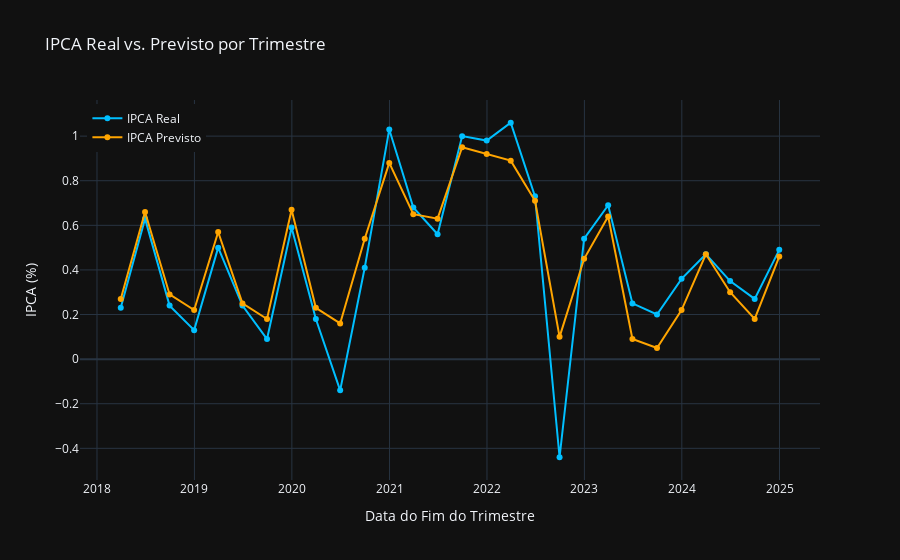
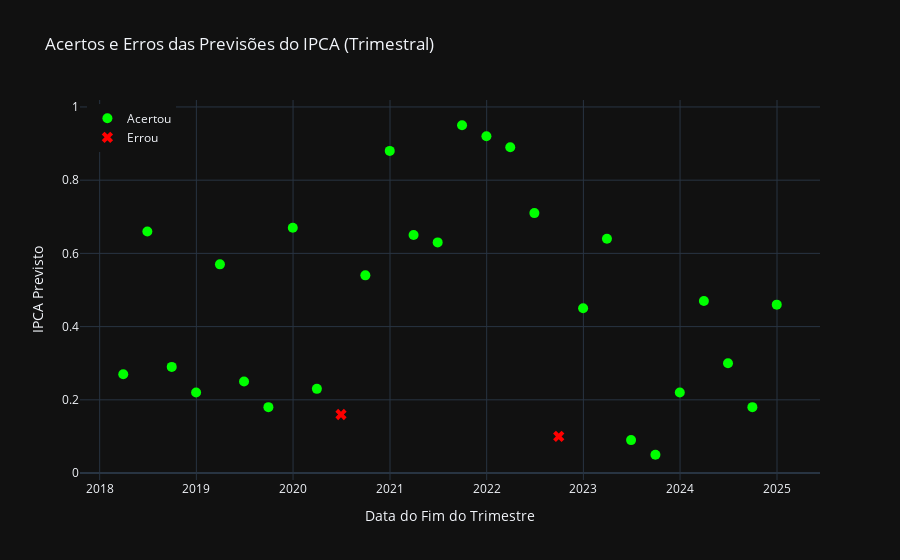

The notebook cell these images were saved under, in order:
### Code cell
fig = go.Figure()

fig.add_trace(go.Scatter(
    x=df_previsao_ipca_full['data_fim_trimestre'],
    y=df_previsao_ipca_full['ipca_real'],
    mode='lines+markers',
    name='IPCA Real',
    line=dict(color='deepskyblue')
))

fig.add_trace(go.Scatter(
    x=df_previsao_ipca_full['data_fim_trimestre'],
    y=df_previsao_ipca_full['ipca_previsto'],
    mode='lines+markers',
    name='IPCA Previsto',
    line=dict(color='orange')
))

fig.update_layout(
    title='IPCA Real vs. Previsto por Trimestre',
    xaxis_title='Data do Fim do Trimestre',
    yaxis_title='IPCA (%)',
    template='plotly_dark',
    legend=dict(x=0.01, y=0.99)
)

fig.show()

# Gráfico interativo de acertos e erros das previsões do IPCA

fig = go.Figure()

# Adiciona pontos de acerto
acertos = df_previsao_ipca_full[df_previsao_ipca_full['acerto'] == 'acertou']
fig.add_trace(go.Scatter(
    x=acertos['data_fim_trimestre'],
    y=acertos['ipca_previsto'],
    mode='markers',
    name='Acertou',
    marker=dict(color='lime', size=10, symbol='circle'),
    hovertemplate='Data: %{x}<br>Previsto: %{y}<br>Acerto'
))

# Adiciona pontos de erro
erros = df_previsao_ipca_full[df_previsao_ipca_full['acerto'] == 'errou']
fig.add_trace(go.Scatter(
    x=erros['data_fim_trimestre'],
    y=erros['ipca_previsto'],
    mode='markers',
    name='Errou',
    marker=dict(color='red', size=10, symbol='x'),
    hovertemplate='Data: %{x}<br>Previsto: %{y}<br>Erro'
))

fig.update_layout(
    title='Acertos e Erros das Previsões do IPCA (Trimestral)',
    xaxis_title='Data do Fim do Trimestre',
    yaxis_title='IPCA Previsto',
    template='plotly_dark',
    legend=dict(x=0.01, y=0.99)
)

fig.show()

print(f"Taxa de acerto: {taxa_acerto:.2%}")

### Figure 1 — Plotly figure (JSON) as saved in the notebook; plotly's stock layout.template omitted (floating-point values rounded to 4 significant figures)
{"data": [{"line": {"color": "deepskyblue"}, "mode": "lines+markers", "name": "IPCA Real", "type": "scatter", "x": ["2018-03-31T00:00:00.000000000", "2018-06-30T00:00:00.000000000", "2018-09-30T00:00:00.000000000", "2018-12-31T00:00:00.000000000", "2019-03-31T00:00:00.000000000", "2019-06-30T00:00:00.000000000", "2019-09-30T00:00:00.000000000", "2019-12-31T00:00:00.000000000", "2020-03-31T00:00:00.000000000", "2020-06-30T00:00:00.000000000", "2020-09-30T00:00:00.000000000", "2020-12-31T00:00:00.000000000", "2021-03-31T00:00:00.000000000", "2021-06-30T00:00:00.000000000", "2021-09-30T00:00:00.000000000", "2021-12-31T00:00:00.000000000", "2022-03-31T00:00:00.000000000", "2022-06-30T00:00:00.000000000", "2022-09-30T00:00:00.000000000", "2022-12-31T00:00:00.000000000", "2023-03-31T00:00:00.000000000", "2023-06-30T00:00:00.000000000", "2023-09-30T00:00:00.000000000", "2023-12-31T00:00:00.000000000", "2024-03-31T00:00:00.000000000", "2024-06-30T00:00:00.000000000", "2024-09-30T00:00:00.000000000", "2024-12-31T00:00:00.000000000"], "y": [0.23, 0.63, 0.24, 0.13, 0.5, 0.24, 0.09, 0.59, 0.18, -0.14, 0.41, 1.03, 0.68, 0.56, 1.0, 0.98, 1.06, 0.73, -0.44, 0.54, 0.69, 0.25, 0.2, 0.36, 0.47, 0.35, 0.27, 0.49]}, {"line": {"color": "orange"}, "mode": "lines+markers", "name": "IPCA Previsto", "type": "scatter", "x": ["2018-03-31T00:00:00.000000000", "2018-06-30T00:00:00.000000000", "2018-09-30T00:00:00.000000000", "2018-12-31T00:00:00.000000000", "2019-03-31T00:00:00.000000000", "2019-06-30T00:00:00.000000000", "2019-09-30T00:00:00.000000000", "2019-12-31T00:00:00.000000000", "2020-03-31T00:00:00.000000000", "2020-06-30T00:00:00.000000000", "2020-09-30T00:00:00.000000000", "2020-12-31T00:00:00.000000000", "2021-03-31T00:00:00.000000000", "2021-06-30T00:00:00.000000000", "2021-09-30T00:00:00.000000000", "2021-12-31T00:00:00.000000000", "2022-03-31T00:00:00.000000000", "2022-06-30T00:00:00.000000000", "2022-09-30T00:00:00.000000000", "2022-12-31T00:00:00.000000000", "2023-03-31T00:00:00.000000000", "2023-06-30T00:00:00.000000000", "2023-09-30T00:00:00.000000000", "2023-12-31T00:00:00.000000000", "2024-03-31T00:00:00.000000000", "2024-06-30T00:00:00.000000000", "2024-09-30T00:00:00.000000000", "2024-12-31T00:00:00.000000000"], "y": [0.27, 0.66, 0.29, 0.22, 0.57, 0.25, 0.18, 0.67, 0.23, 0.16, 0.54, 0.88, 0.65, 0.63, 0.95, 0.92, 0.89, 0.71, 0.1, 0.45, 0.64, 0.09, 0.05, 0.22, 0.47, 0.3, 0.18, 0.46]}], "layout": {"legend": {"x": 0.01, "y": 0.99}, "title": {"text": "IPCA Real vs. Previsto por Trimestre"}, "xaxis": {"title": {"text": "Data do Fim do Trimestre"}}, "yaxis": {"title": {"text": "IPCA (%)"}}}}

### Figure 2 — Plotly figure (JSON) as saved in the notebook; plotly's stock layout.template omitted (floating-point values rounded to 4 significant figures)
{"data": [{"hovertemplate": "Data: %{x}<br>Previsto: %{y}<br>Acerto", "marker": {"color": "lime", "size": 10, "symbol": "circle"}, "mode": "markers", "name": "Acertou", "type": "scatter", "x": ["2018-03-31T00:00:00.000000000", "2018-06-30T00:00:00.000000000", "2018-09-30T00:00:00.000000000", "2018-12-31T00:00:00.000000000", "2019-03-31T00:00:00.000000000", "2019-06-30T00:00:00.000000000", "2019-09-30T00:00:00.000000000", "2019-12-31T00:00:00.000000000", "2020-03-31T00:00:00.000000000", "2020-09-30T00:00:00.000000000", "2020-12-31T00:00:00.000000000", "2021-03-31T00:00:00.000000000", "2021-06-30T00:00:00.000000000", "2021-09-30T00:00:00.000000000", "2021-12-31T00:00:00.000000000", "2022-03-31T00:00:00.000000000", "2022-06-30T00:00:00.000000000", "2022-12-31T00:00:00.000000000", "2023-03-31T00:00:00.000000000", "2023-06-30T00:00:00.000000000", "2023-09-30T00:00:00.000000000", "2023-12-31T00:00:00.000000000", "2024-03-31T00:00:00.000000000", "2024-06-30T00:00:00.000000000", "2024-09-30T00:00:00.000000000", "2024-12-31T00:00:00.000000000"], "y": [0.27, 0.66, 0.29, 0.22, 0.57, 0.25, 0.18, 0.67, 0.23, 0.54, 0.88, 0.65, 0.63, 0.95, 0.92, 0.89, 0.71, 0.45, 0.64, 0.09, 0.05, 0.22, 0.47, 0.3, 0.18, 0.46]}, {"hovertemplate": "Data: %{x}<br>Previsto: %{y}<br>Erro", "marker": {"color": "red", "size": 10, "symbol": "x"}, "mode": "markers", "name": "Errou", "type": "scatter", "x": ["2020-06-30T00:00:00.000000000", "2022-09-30T00:00:00.000000000"], "y": [0.16, 0.1]}], "layout": {"legend": {"x": 0.01, "y": 0.99}, "title": {"text": "Acertos e Erros das Previsões do IPCA (Trimestral)"}, "xaxis": {"title": {"text": "Data do Fim do Trimestre"}}, "yaxis": {"title": {"text": "IPCA Previsto"}}}}
